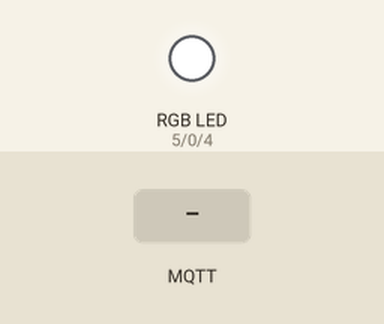
A sketch run on a simulated ESP8266 (NodeMCU). Shown: an RGB LED mixed from three pins (HIGH = lit). The inputs (shaded band) are chosen by the test bench. WiFi joins after 1.5 s; servers stay silent unless stated; no MQTT or app messages arrive unless stated; what the sketch prints to the serial monitor is not drawn.

Above: at 2.7 s.
2.8 s: MQTT message "0" arrives on the first subscribed topic
At 3.2 s:
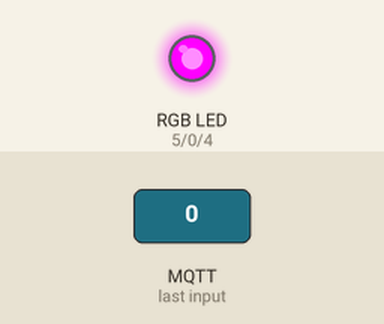
4.3 s: MQTT message "4" arrives on the first subscribed topic
At 5.5 s:
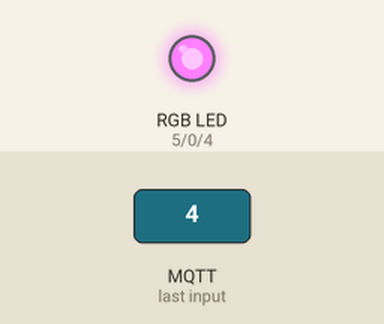
5.8 s: MQTT message "5" arrives on the first subscribed topic
At 6.7 s:
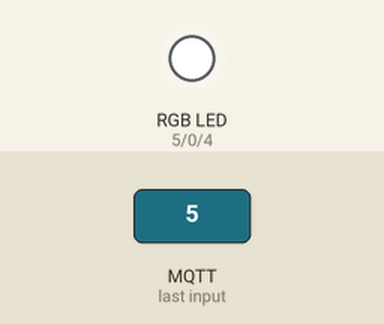
Timing chart, 0 to 8.8 s (numbered marks = the images above; inputs shaded):
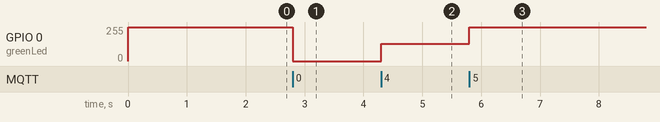

The sketch:

MQTT_Subscribe_underCounter.ino
```cpp
/*
 * ESP8266 (Adafruit HUZZAH) Mosquitto MQTT Subscribe Example
 * Thomas Varnish (https://github.com/tvarnish), (https://www.instructables.com/member/Tango172)
 * Made as part of my MQTT Instructable - "How to use MQTT with the Raspberry Pi and ESP8266"
 */
#include <ESP8266WiFi.h> // Enables the ESP8266 to connect to the local network (via WiFi)
#include <PubSubClient.h> // Allows us to connect to, and publish to the MQTT broker

const int redLed = 5; // This code uses the built-in led for visual feedback that a message has been received
const int blueLed = 4;
uint8_t greenLed = 0;


// WiFi
// Make sure to update this for your own WiFi network!
const char* ssid = "bridgednet";
const char* wifi_password = "skrufi69!";

// MQTT
// Make sure to update this for your own MQTT Broker!
const char* mqtt_server = "10.0.0.233";
const char* mqtt_topic = "color";
const char* mqtt_username = "tyson";
const char* mqtt_password = "Msurge69!";
// The client id identifies the ESP8266 device. Think of it a bit like a hostname (Or just a name, like Greg).
const char* clientID = "underCounterLights";

// Initialise the WiFi and MQTT Client objects
WiFiClient wifiClient;
PubSubClient client(mqtt_server, 1883, wifiClient); // 1883 is the listener port for the Broker

void ReceivedMessage(char* topic, byte* payload, unsigned int length) {
  // Output the first character of the message to serial (debug)
  //Serial.println((char)payload[0]);
  //Serial.println((char)payload[1]);

 if ((char)payload[0] == '0') {
    analogWrite(greenLed, 0); // Turn the LED on (Note that LOW is the voltage level
    Serial.println("Value at 0");
    }

     if ((char)payload[0] == '1') {
    analogWrite(greenLed, 16);   // Turn the LED on (Note that LOW is the voltage level
    Serial.println("Value at 16");

    }

     if ((char)payload[0] == '2') {
    analogWrite(greenLed, 32);   // Turn the LED on (Note that LOW is the voltage level
    Serial.println("Value at 32");
    }

     if ((char)payload[0] == '3') {
    analogWrite(greenLed, 64);   // Turn the LED on (Note that LOW is the voltage level
    Serial.println("Value at 64");
    }

if ((char)payload[0] == '4') {
    analogWrite(greenLed, 128);   // Turn the LED on (Note that LOW is the voltage level
    Serial.println("Value at 128");
    }

    if ((char)payload[0] == '5') {
    analogWrite(greenLed, 255);   // Turn the LED on (Note that LOW is the voltage level
    Serial.println("Value at 255");
    }


  // Handle the message we received
  // Here, we are only looking at the first character of the received message (payload[0])
  // If it is 0, turn the led off.
  // If it is 1, turn the led on.
  /*if ((char)payload[0] == '1') {
    Serial.println("red led on");
    digitalWrite(redLed, LOW); // Notice for the HUZZAH Pin 0, HIGH is OFF and LOW is ON. Normally it is the other way around.
  }
  if ((char)payload[0] == '2') {
    Serial.println("blue led on");
    digitalWrite(blueLed, LOW);
  }

  if ((char)payload[0] == '3') {
    Serial.println("green led on");
    digitalWrite(greenLed, LOW);
  }

  if ((char)payload[0] == '0') {
    Serial.println("All off");
    digitalWrite(redLed, HIGH);
    digitalWrite(blueLed, HIGH);
    digitalWrite(greenLed, HIGH);
  }

if ((char)payload[3] == '45') {
    Serial.println("green led on");
    digitalWrite(greenLed, LOW);
  }
  /*if ((char)payload[0] == '2') {
    Serial.println("You gave me blue balls");
    digitalWrite(blueled, LOW);
  }

    if ((char)payload[0] == '3') {
      Serial.println("Ahhh much better");
    digitalWrite(blueled, HIGH);

  }*/
}

bool Connect() {
  // Connect to MQTT Server and subscribe to the topic
  if (client.connect(clientID, mqtt_username, mqtt_password)) {
      client.subscribe(mqtt_topic);
      return true;
    }
    else {
      return false;
  }
}

void setup() {
  pinMode(redLed, OUTPUT);
  pinMode(blueLed, OUTPUT);
  pinMode(greenLed, OUTPUT);

  // Switch the on-board LED off to start with
  digitalWrite(redLed, HIGH);
  digitalWrite(blueLed, HIGH);
  digitalWrite(greenLed, HIGH);

  // Begin Serial on 115200
  // Remember to choose the correct Baudrate on the Serial monitor!
  // This is just for debugging purposes
  Serial.begin(115200);

  Serial.print("Connecting to ");
  Serial.println(ssid);

  // Connect to the WiFi
  WiFi.begin(ssid, wifi_password);

  // Wait until the connection has been confirmed before continuing
  while (WiFi.status() != WL_CONNECTED) {
    delay(500);
    Serial.print(".");
  }

  // Debugging - Output the IP Address of the ESP8266
  Serial.println("WiFi connected");
  Serial.print("IP address: ");
  Serial.println(WiFi.localIP());

  // Connect to MQTT Broker
  // setCallback sets the function to be called when a message is received.
  client.setCallback(ReceivedMessage);
  if (Connect()) {
    Serial.println("Connected Successfully to MQTT Broker!");
  }
  else {
    Serial.println("Connection Failed!");
  }
}

void loop() {
  // If the connection is lost, try to connect again
  if (!client.connected()) {
    Connect();
  }
  // client.loop() just tells the MQTT client code to do what it needs to do itself (i.e. check for messages, etc.)
  client.loop();
  // Once it has done all it needs to do for this cycle, go back to checking if we are still connected.
}
```

Measured:
- after the input at 2.8 s, GPIO 0 (greenLed): 255/255 → 0/255 at once
- after the input at 4.3 s, GPIO 0 (greenLed): 0/255 → 128/255 at once
- after the input at 5.8 s, GPIO 0 (greenLed): 128/255 → 255/255 at once
